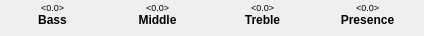
   <widget class="QWidget" name="valPage12">
    <widget class="QLabel" name="val09">
     <property name="geometry">
      <rect>
       <x>5</x>
       <y>0</y>
       <width>95</width>
       <height>15</height>
      </rect>
     </property>
     <property name="font">
      <font>
       <pointsize>7</pointsize>
      </font>
     </property>
     <property name="text">
      <string>&lt;0.0&gt;</string>
     </property>
     <property name="alignment">
      <set>Qt::AlignCenter</set>
     </property>
    </widget>
    <widget class="QLabel" name="val12">
     <property name="geometry">
      <rect>
       <x>320</x>
       <y>0</y>
       <width>95</width>
       <height>15</height>
      </rect>
     </property>
     <property name="font">
      <font>
       <pointsize>7</pointsize>
      </font>
     </property>
     <property name="text">
      <string>&lt;0.0&gt;</string>
     </property>
     <property name="alignment">
      <set>Qt::AlignCenter</set>
     </property>
    </widget>
    <widget class="QLabel" name="val10Title">
     <property name="geometry">
      <rect>
       <x>110</x>
       <y>12</y>
       <width>95</width>
       <height>15</height>
      </rect>
     </property>
     <property name="font">
      <font>
       <weight>75</weight>
       <bold>true</bold>
      </font>
     </property>
     <property name="styleSheet">
      <string notr="true"/>
     </property>
     <property name="text">
      <string>Middle</string>
     </property>
     <property name="alignment">
      <set>Qt::AlignCenter</set>
     </property>
    </widget>
    <widget class="QLabel" name="val09Title">
     <property name="geometry">
      <rect>
       <x>5</x>
       <y>12</y>
       <width>95</width>
       <height>15</height>
      </rect>
     </property>
     <property name="font">
      <font>
       <weight>75</weight>
       <bold>true</bold>
      </font>
     </property>
     <property name="styleSheet">
      <string notr="true"/>
     </property>
     <property name="frameShape">
      <enum>QFrame::NoFrame</enum>
     </property>
     <property name="text">
      <string>Bass</string>
     </property>
     <property name="alignment">
      <set>Qt::AlignCenter</set>
     </property>
     <property name="margin">
      <number>0</number>
     </property>
    </widget>
    <widget class="QLabel" name="val10">
     <property name="geometry">
      <rect>
       <x>110</x>
       <y>0</y>
       <width>95</width>
       <height>15</height>
      </rect>
     </property>
     <property name="font">
      <font>
       <pointsize>7</pointsize>
      </font>
     </property>
     <property name="text">
      <string>&lt;0.0&gt;</string>
     </property>
     <property name="alignment">
      <set>Qt::AlignCenter</set>
     </property>
    </widget>
    <widget class="QLabel" name="val11Title">
     <property name="geometry">
      <rect>
       <x>215</x>
       <y>12</y>
       <width>95</width>
       <height>15</height>
      </rect>
     </property>
     <property name="font">
      <font>
       <weight>75</weight>
       <bold>true</bold>
      </font>
     </property>
     <property name="styleSheet">
      <string notr="true"/>
     </property>
     <property name="text">
      <string>Treble</string>
     </property>
     <property name="alignment">
      <set>Qt::AlignCenter</set>
     </property>
    </widget>
    <widget class="QLabel" name="val12Title">
     <property name="geometry">
      <rect>
       <x>320</x>
       <y>12</y>
       <width>95</width>
       <height>15</height>
      </rect>
     </property>
     <property name="font">
      <font>
       <weight>75</weight>
       <bold>true</bold>
      </font>
     </property>
     <property name="styleSheet">
      <string notr="true"/>
     </property>
     <property name="text">
      <string>Presence</string>
     </property>
     <property name="alignment">
      <set>Qt::AlignCenter</set>
     </property>
    </widget>
    <widget class="QLabel" name="val11">
     <property name="geometry">
      <rect>
       <x>215</x>
       <y>0</y>
       <width>95</width>
       <height>15</height>
      </rect>
     </property>
     <property name="font">
      <font>
       <pointsize>7</pointsize>
      </font>
     </property>
     <property name="text">
      <string>&lt;0.0&gt;</string>
     </property>
     <property name="alignment">
      <set>Qt::AlignCenter</set>
     </property>
    </widget>
   </widget>
